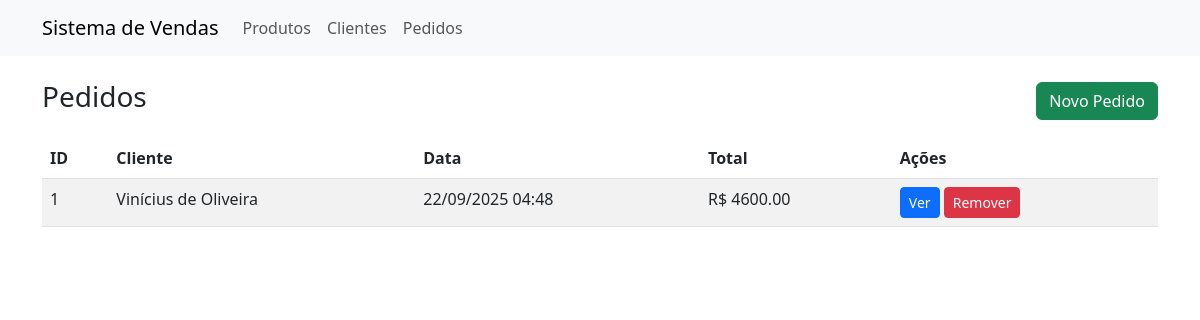
The page /orders on the database its author committed.
### app.py (models this page shows)
class Order(db.Model):
    id = db.Column(db.Integer, primary_key=True)
    client_id = db.Column(db.Integer, db.ForeignKey('client.id'), nullable=False)
    created_at = db.Column(db.DateTime, default=datetime.utcnow)
    client = db.relationship('Client')
    items = db.relationship('OrderItem', back_populates='order', cascade='all, delete-orphan')
    def total(self):
        return sum(item.subtotal() for item in self.items)

class Client(db.Model):
    id = db.Column(db.Integer, primary_key=True)
    name = db.Column(db.String(120), nullable=False)
    email = db.Column(db.String(120), nullable=True)

class OrderItem(db.Model):
    id = db.Column(db.Integer, primary_key=True)
    order_id = db.Column(db.Integer, db.ForeignKey('order.id'), nullable=False)
    product_id = db.Column(db.Integer, db.ForeignKey('product.id'), nullable=False)
    quantity = db.Column(db.Integer, nullable=False)
    price_at_sale = db.Column(db.Float, nullable=False)
    product = db.relationship('Product')
    order = db.relationship('Order', back_populates='items')
    def subtotal(self):
        return self.quantity * self.price_at_sale

### app.py (the view)
@app.route('/orders')
def orders():
    return render_template('orders.html', orders=Order.query.order_by(Order.created_at.desc()).all())

### templates/orders.html
{% extends 'base.html' %}
{% block content %}
<div class="d-flex justify-content-between align-items-center mb-3">
  <h3>Pedidos</h3>
  <a class="btn btn-success" href="{{ url_for('order_new') }}">Novo Pedido</a>
</div>
<table class="table table-striped">
  <thead><tr><th>ID</th><th>Cliente</th><th>Data</th><th>Total</th><th>Ações</th></tr></thead>
  <tbody>
    {% for o in orders %}
    <tr>
      <td>{{ o.id }}</td>
      <td>{{ o.client.name }}</td>
      <td>{{ o.created_at.strftime('%d/%m/%Y %H:%M') }}</td>
      <td>R$ {{ '%.2f'|format(o.total()) }}</td>
      <td>
        <a class="btn btn-sm btn-primary" href="{{ url_for('order_detail', order_id=o.id) }}">Ver</a>
        <form method="post" action="{{ url_for('order_delete', order_id=o.id) }}" style="display:inline-block" onsubmit="return confirm('Remover pedido?')">
          <button class="btn btn-sm btn-danger">Remover</button>
        </form>
      </td>
    </tr>
    {% endfor %}
  </tbody>
</table>
{% endblock %}

### rows shown on the page
Order: id "1", client.name "Vinícius de Oliveira", created_at "22/09/2025 04:48"
OrderItem: total "4600.00"
